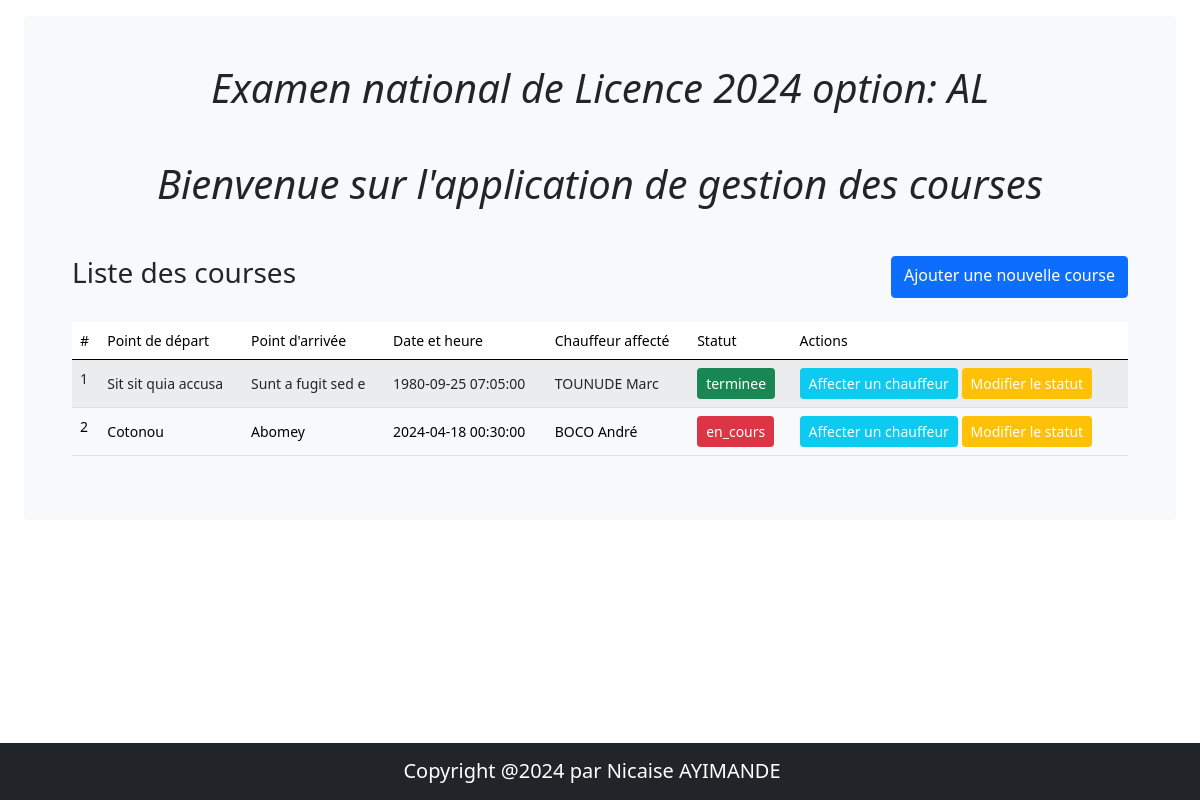
The page / on the database its author committed.
### tables this page shows
CREATE TABLE `courses` (
  `course_id` int(11) NOT NULL,
  `point_depart` varchar(255) NOT NULL,
  `point_arrivee` varchar(255) NOT NULL,
  `date_heure` datetime NOT NULL,
  `chauffeur_id` int(11) NOT NULL,
  `statut` varchar(50) NOT NULL
);

CREATE TABLE `chauffeurs` (
  `chauffeur_id` int(11) NOT NULL,
  `nom` varchar(255) NOT NULL,
  `prenoms` varchar(255) NOT NULL,
  `telephone` varchar(20) NOT NULL,
  `sexe` varchar(10) NOT NULL,
  `disponible` tinyint(1) NOT NULL DEFAULT 1
);

### index.php (the view)
<?php
include 'layouts/header.php';
require_once 'layouts/config.php';
    $sql = "SELECT c.course_id, c.point_depart, c.point_arrivee, c.date_heure, c.statut, ch.nom as chauffeur_nom, ch.prenoms as chauffeur_prenoms
                FROM courses c
                LEFT JOIN chauffeurs ch ON c.chauffeur_id = ch.chauffeur_id";
    $stmt = $pdo->query($sql);
    $courses = $stmt->fetchAll(PDO::FETCH_ASSOC);
?>
<main class="container-fluid">
    <div class="bg-light p-5 rounded mt-3">
        <h1 class="text-center display-6 fst-italic">Examen national de <b>Licence 2024 option: AL</b> <br><br> Bienvenue sur l'application de gestion des courses</h1>
        <div class="mt-5">
            <div class="d-flex justify-content-between">
                <h3>Liste des courses</h3>
                <a class="btn btn-xs btn-primary" href="pages/add_course.php">
                    Ajouter une nouvelle course
                </a>
            </div>
            <table class="table table-striped mt-4">
                <thead>
                    <tr>
                        <th scope="col">#</th>
                        <th scope="col">Point de départ</th>
                        <th scope="col">Point d'arrivée</th>
                        <th scope="col">Date et heure</th>
                        <th scope="col">Chauffeur affecté</th>
                        <th scope="col">Statut</th>
                        <th scope="col">Actions</th>
                    </tr>
                </thead>
                <tbody>
                    <?php foreach ($courses as $course) : ?>
                        <tr>
                            <th scope="row"><?php echo $course['course_id']; ?></th>
                            <td><?php echo $course['point_depart']; ?></td>
                            <td><?php echo $course['point_arrivee']; ?></td>
                            <td><?php echo $course['date_heure']; ?></td>
                            <td>
                                <?php echo !empty($course['chauffeur_nom']) ? $course['chauffeur_nom'] . ' ' . $course['chauffeur_prenoms'] : 'Aucun'; ?>
                            </td>
                            <td>
                                <?php
                                $statut = $course['statut'];
                                $classeBouton = ($statut == 'terminee') ? 'btn-success' : 'btn-danger';
                                ?>
                                <a class="btn btn-sm <?php echo $classeBouton; ?> text-white" href="assign_course.php?id=<?php echo $course['course_id']; ?>" role="button">
                                    <?php echo $statut; ?>
                                </a>
                            </td>
                            <td>
                                <a class="btn btn-sm btn-info text-white" href="pages/assign_course.php?id=<?php echo $course['course_id']; ?>" role="button">
                                    Affecter un chauffeur
                                </a>
                                <a class="btn btn-sm btn-warning text-white" href="pages/update_course.php?id=<?php echo $course['course_id']; ?>" role="button">
                                    Modifier le statut
                                </a>
                            </td>
                        </tr>
                    <?php endforeach; ?>
                </tbody>
            </table>
        </div>
    </div>
</main>
<?php include 'layouts/footer.php'; ?>

### layouts/header.php (shortened to what this page needs)
<!DOCTYPE html>
<html lang="fr">
<head>
    <?php
    function asset($path)
    {
        $basePath = 'http://localhost/examens/Examen_Licence_IRT_AL_2024/';
        return $basePath . $path;
    }
    ?>
    <link rel="stylesheet" href="<?php echo asset('layouts/bootstrap/css/font-awesome.css'); ?>">
    <link rel="stylesheet" href="<?php echo asset('layouts/bootstrap/css/fastbootstrap.min.css'); ?>">
    <link rel="stylesheet" href="<?php echo asset('layouts/bootstrap/css/bootstrap.min.css'); ?>">
    <link rel="stylesheet" href="<?php echo asset('layouts/bootstrap/css/select-input.css'); ?>">
</head>
<body>

### layouts/footer.php (shortened to what this page needs)
    <nav class="navbar fixed-bottom navbar-expand-sm navbar-dark bg-dark">
        <div class="container-fluid justify-content-center">
            <a class="navbar-brand text-center lead" href="#">Copyright @2024 par Nicaise AYIMANDE</a>
        </div>
    </nav>
</body>
</html>

### rows shown on the page
courses: course_id "1", point_depart "Sit sit quia accusa", point_arrivee "Sunt a fugit sed e", date_heure "1980-09-25 07:05:00", chauffeur.nom "TOUNUDE", chauffeur.prenoms "Marc", statut "terminee"
courses: course_id "2", point_depart "Cotonou", point_arrivee "Abomey", date_heure "2024-04-18 00:30:00", chauffeur.nom "BOCO", chauffeur.prenoms "André", statut "en_cours"
